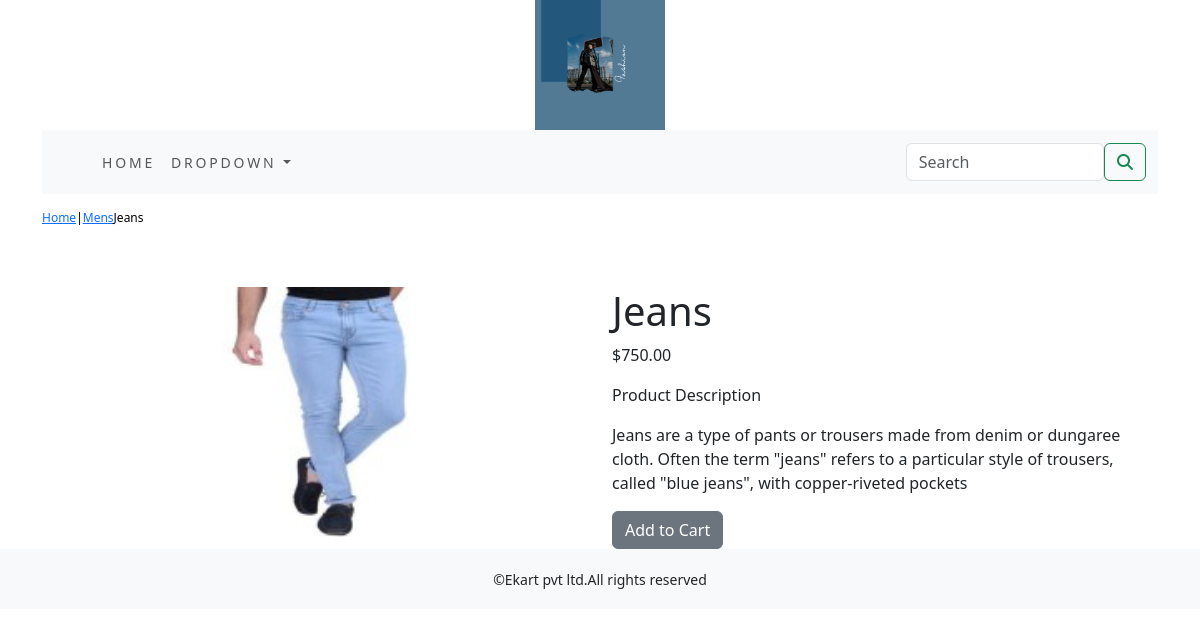
Page /ecommerceapp/men/jeans/ on the committed database.
### ecommerceapp/models.py (models this page shows, shortened)
class Product(models.Model):
    objects = None
    name = models.CharField(max_length=250, unique=True)
    slug = models.SlugField(max_length=250, unique=True)
    description = models.TextField(blank=True)
    price = models.DecimalField(max_digits=10, decimal_places=2)
    category = models.ForeignKey(Category, on_delete=models.CASCADE)
    image = models.ImageField(upload_to='product', blank=True)
    stock = models.IntegerField()
    available = models.BooleanField(default=True)
    created = models.DateTimeField(auto_now_add=True)
    updated = models.DateTimeField(auto_now=True)
    class Meta:
        ordering = ('name',)
        verbose_name = 'product'
        verbose_name_plural = 'products'

class Category(models.Model):
    name = models.CharField(max_length=250, unique=True)
    slug = models.SlugField(max_length=250, unique=True)
    description = models.TextField(blank=True)
    image = models.ImageField(upload_to='category', blank=True)
    class Meta:
        ordering = ('name',)
        verbose_name = 'category'
        verbose_name_plural = 'categories'
    def get_url(self):
        return reverse('ecommerceapp:products_by_category', args=[self.slug])
    def __str__(self):
        return '{}'.format(self.name)

### ecommerceapp/views.py (the view)
# urls.py: path('<slug:c_slug>/<slug:product_slug>/',views.proDetail,name='ProdCatdetail')
def proDetail(request,c_slug,product_slug):
    try:
        product = Product.objects.get(category__slug=c_slug, slug=product_slug)
    except Exception as e:
        raise e
    return render(request, 'product.html', {'product': product})

### cart/context_processors.py (called while the page is built)
def counter(request):
    item_count = 0
    if 'admin' in request.path:
        return {}
    else:
        try:
            cart = Cart.objects.filter(cart_id=_cart_id(request))
            car_items = CartItem.objects.all().filter(cart=cart[:1])
            for cart_item in car_items:
                item_count += cart_item.quantity
        except Cart.DoesNotExist:
            item_count = 0
    return dict(item_count=item_count)

### cart/views.py (called while the page is built)
def _cart_id(request):
    cart = request.session.session_key
    if not cart:
        cart = request.session.create()
    return cart

### ecommerceapp/context_processors.py (called while the page is built)
def menu_links(request):
    links = Category.objects.all()
    return dict(links=links)

### templates/product.html (shortened to what this page needs)
{% extends 'base.html' %}
{% load static %}
{% block content %}
<div class="row my_prod_row_class">
    <div class="mx_auto">
        <p><a href="{% url 'ecommerceapp:allProdCart' %}">Home</a>|<a href="{{product.category.grt_url}}">{{product.category}}</a>{{product.name}}</p>
    </div>
</div>
<div class="container"><br>
    <div class="row">
        <div class="col-12 col-sm-12 col-md-12 col-lg-6 text-center">
             <div style="min-width:18rem">
                <img src="{{product.image.url}}" alt="{{product.name}}" width="250px" height="250px" >
             </div>
        </div>
        <div class="col-12 col-sm-12 col-md-12 col-lg-6">
            <div>
                <h1 class="my_prod_title">{{product.name}}</h1>
                <p>${{product.price}}</p>
                <p class="my_title">Product Description</p>
                <p class="text-justify my_prod_text">{{product.description}}</p>
                {% if product.stock <= 0 %}
                <p class="text-justify my_prod_text"><b>Out of stock</b></p>
                {% else %}
                <a class="btn btn-secondary" href="{% url 'cart:add_cart' product.id %}">Add to Cart</a>
                {% endif %}
            </div>
         </div>
    </div>
</div>
{% endblock %}

### static/css/custom.css (style rules this page uses)
body { font-family: 'Barlow', sans-serif; }
.my_title { font-size:16px; text_transform:uppercase; letter_spacing:.2em; }
.my_prod_row_class { padding-top:15px; padding-bottom:20px; }
.my_prod_row_class { color:#000; font-size:12px; text-decoration:none; }
.my_prod_text { padding-right:20px; }

### rows in the picture
Product: category "Mens", name "Jeans", image (picture), price "750.00", description "Jeans are a type of pants or trousers made from denim or dungaree cloth. Often the term \"jeans\" refers to a particular style of trousers, called \"blue jeans\", with copper-riveted pockets"
